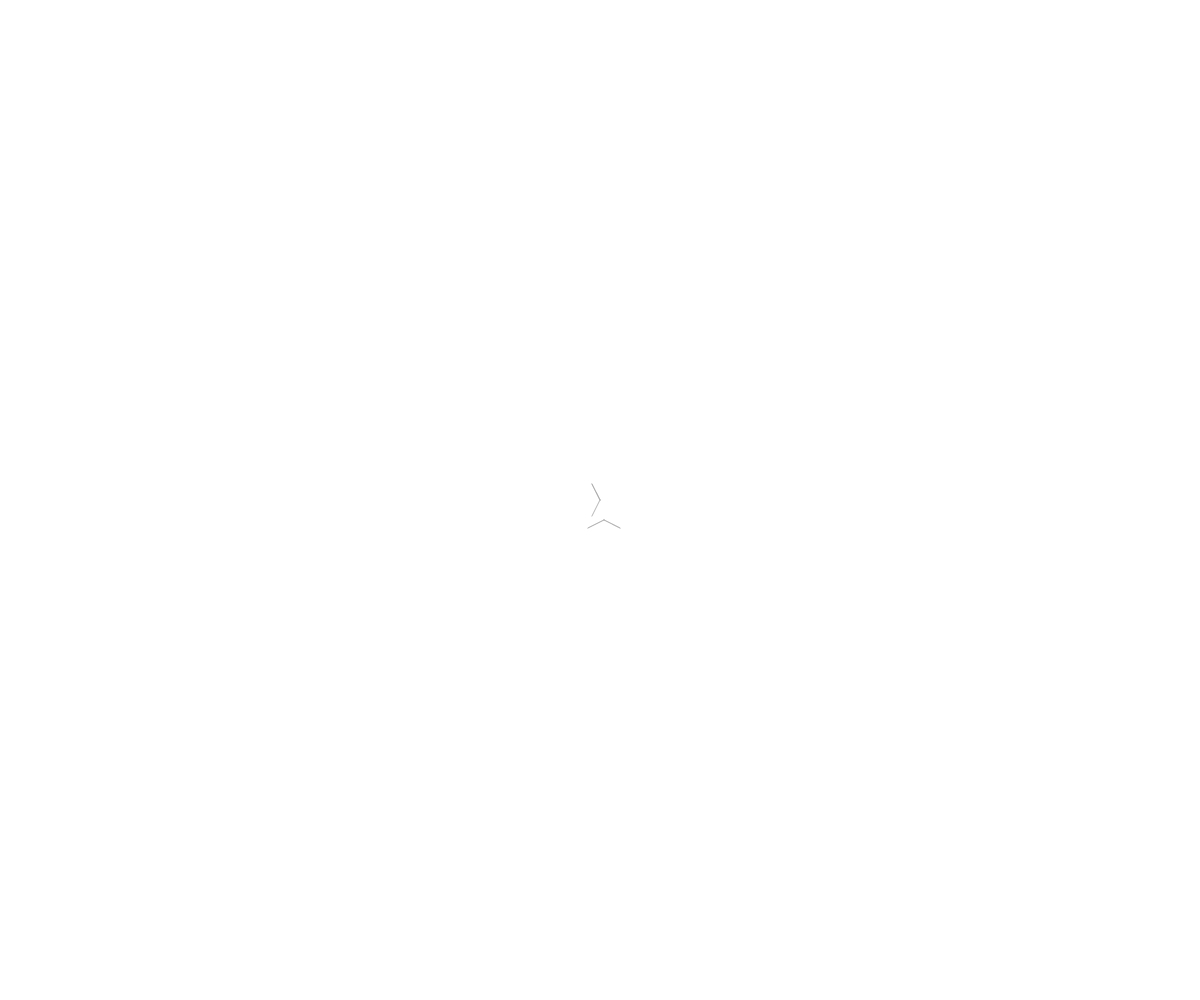
Frame 1 (no input)
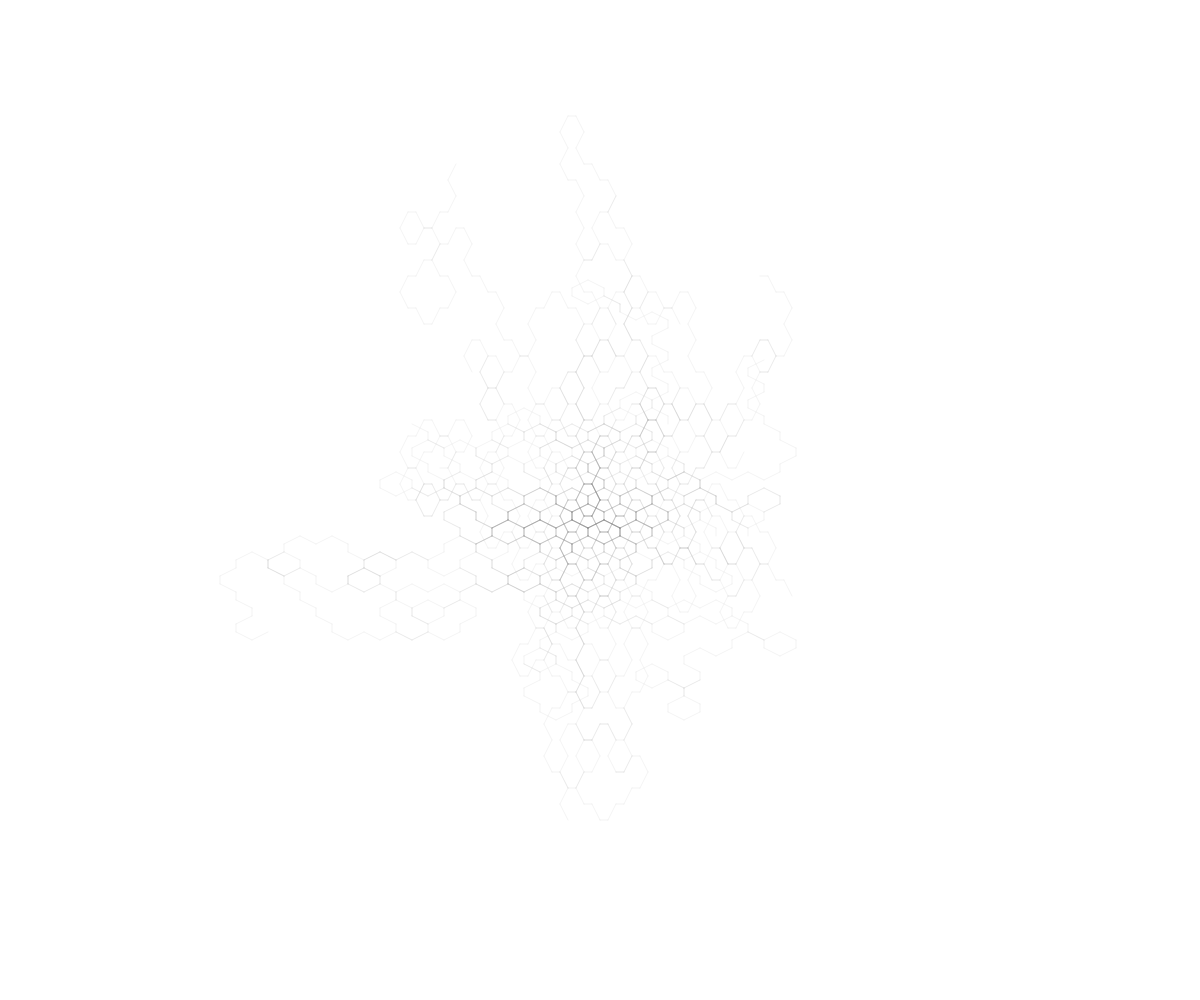
Frame 60 (no input)
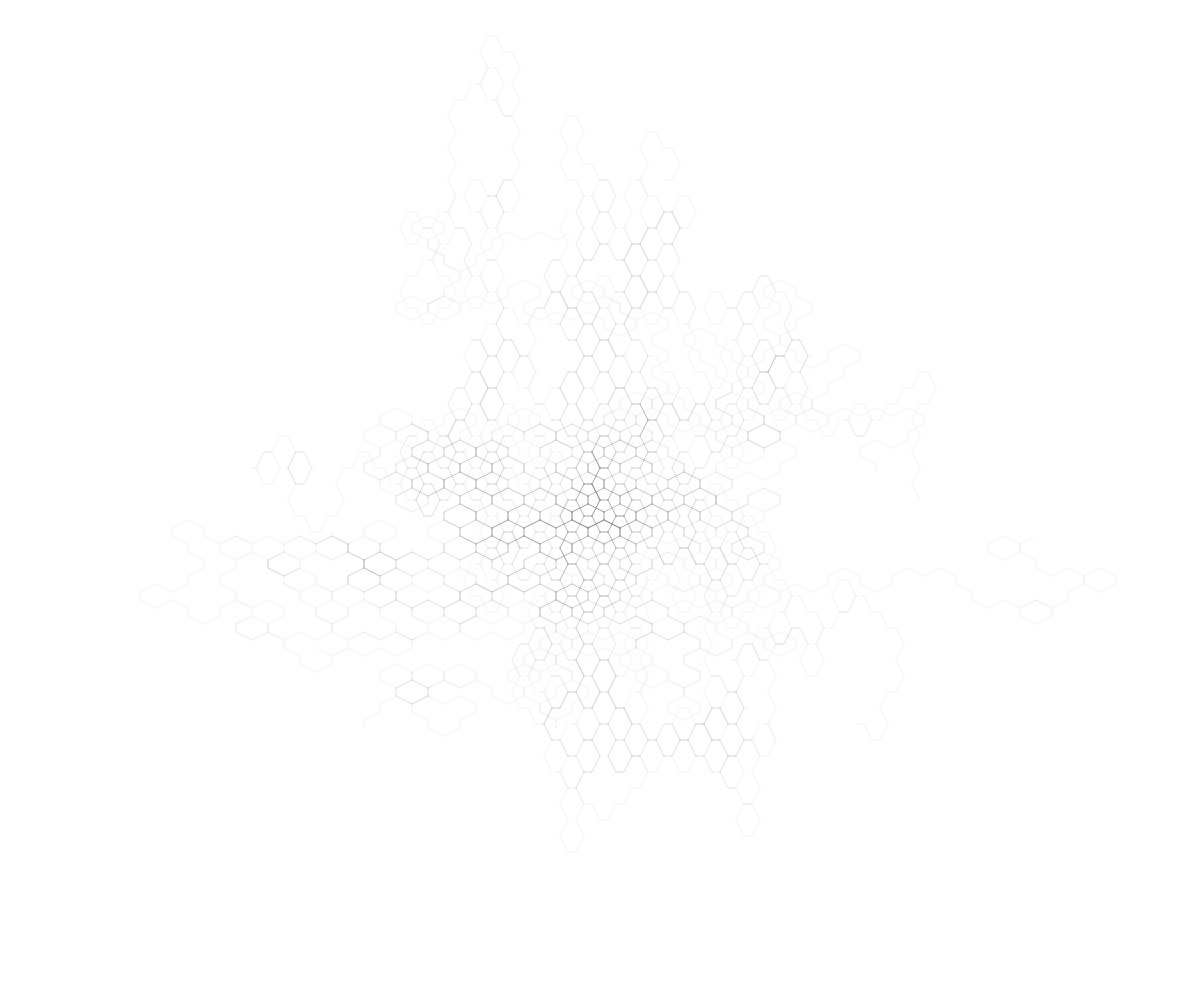
Frame 120 (the mouse pressed at the canvas centre since frame 60)

The p5.js sketch that drew these frames (run headless with seeded random() and noise() and a simulated clock; from frame 60 on, the mouse is pressed at the canvas centre):

// p5.js sketch
// ── sketch.js
var honeycomblist = [];
var honeycomblist2 = [];
var c = ('#ffffff')
var a = 8;
var n = 20;
var t = 20;
var strokec = 120;
var r, l, rt, lt, rb, lb, pond, index, honeycomb;
var u, d, rt2, lt2, rb2, lb2, pond2, index2, honeycomb2;



function setup() {

  createCanvas(windowWidth,windowHeight );
  background(c);

  // frameRate(10);

  multiple = round(random(40));

  r = createVector(a, 0, 0);
  l = createVector(-1 * a, 0, 0);
  rt = createVector(a, -2 * a, 0);
  lt = createVector(-1 * a, -2 * a, 0);
  rb = createVector(a, 2 * a, 0);
  lb = createVector(-1 * a, 2 * a, 0);

  u = createVector(0, -1 * a, 0);
  d = createVector(0, a, 0);
  rt2 = createVector(2 * a, -1 * a, 0);
  lt2 = createVector(-2 * a, -1 * a, 0);
  rb2 = createVector(2 * a, a, 0);
  lb2 = createVector(-2 * a, a, 0);

  index = round(random(6));

  pond = [r, l, rt, lt, rb, lb];

  index2 = round(random(6));
  pond2 = [u, d, rt2, lt2, rb2, lb2];

  for (var i = 0; i < t; i++) {
    honeycomb = {
        x: width / 2,
        y: height / 2,
        v0: pond[1],
        drawlines: function() {
          console.log("ORIGINAL" + this.v0);
          stroke(strokec,n);

          update1(this.v0);
          console.log("DRAWLINESVVVVVV::::::" + v);
          console.log("THISV" + this.v0);
          line(this.x, this.y, this.x + v.x, this.y + v.y);

          this.x += v.x;
          this.y += v.y;
          // fill(255,20);
          // ellipse(this.x, this.y, 2, 2);
          this.v0 = v;
        },
        // updatelines: function(){
        //   if (this.x >= width || this.x <= 0){
        //     this.x = width/2
        //   };
        //   if (this.y >= height || this.y <=0){
        //     this.y = height/2;
        //   }
        // }
      }
      //end of obj
    honeycomblist[i] = honeycomb;
  }
  //end of for


  for (var i = 0; i < t; i++) {
    honeycomb2 = {
        x: (width / 2) + a / 2,
        y: (height / 2) + 5 * a / 2,
        v2_: pond2[1],
        drawlines: function() {
          // console.log("ORIGINAL" + this.v0);
          stroke(strokec,n);

          update2(this.v2_);
          // console.log("DRAWLINESVVVVVV::::::" + v);
          // console.log("THISV" + this.v0);
          line(this.x, this.y, this.x + v2.x, this.y + v2.y);
          this.x += v2.x;
          this.y += v2.y;
          this.v2_ = v2;
          // fill(255,20);
          // ellipse(this.x, this.y, 2, 2);
        },
        //         updatelines: function(){
        //   if (this.x >= width || this.x <= 0){
        //     this.x = (width / 2) + a / 2
        //   };
        //   if (this.y >= height || this.y <=0){
        //     this.y = (height / 2) + 5 * a / 2
        //   }
        // }
      }
      //end of obj
    honeycomblist2[i] = honeycomb2;
  }
  //end of for

}

function draw() {


  for (var i = 0; i < honeycomblist.length; i++) {
    honeycomblist[i].drawlines();
    // honeycomblist[i].updatelines();
    honeycomblist2[i].drawlines();
    // honeycomblist2[i].updatelines();

  }
  
  // if (n >= 0 && n<=160){
  //   n -= 1;
  // }else if (n <= 0){
  //   n += 1;
  // }
}



function update1(v) {

  //right
  if (v.equals(r)) {
    console.log("right");
    if (random(1) >= 0.5) {
      v = createVector(a, 2 * a, 0);
      console.log("1")
    } else {
      v = createVector(a, -2 * a, 0);
      console.log("2")
    }
  }

  //left
  else if (v.equals(l)) {
    console.log("left")
    if (random(1) >= 0.5) {
      v = createVector(-1 * a, 2 * a, 0);
      console.log('1')
    } else {
      v = createVector(-1 * a, -2 * a, 0);
      console.log('2')
    }
  }

  //rightbottom
  else if (v.equals(rb)) {
    console.log("rightbottom")
    if (random(1) >= 0.5) {
      console.log("1")
      v = createVector(a, 0, 0);
    } else {
      console.log("2");
      v = createVector(-1 * a, 2 * a, 0);
    }
  }

  //leftbottom
  else if (v.equals(lb)) {
    console.log("leftbottom")
    if (random(1) >= 0.5) {
      console.log("1")
      v = createVector(-1 * a, 0, 0);
    } else {
      console.log('2')
      v = createVector(a, 2 * a, 0);
    }
  }

  //lefttop
  else if (v.equals(lt)) {
    console.log("lefttop")
    if (random(1) >= 0.5) {
      console.log("1")
      v = createVector(-1 * a, 0, 0);
    } else {
      console.log('2')
      v = createVector(a, -2 * a, 0);
    }
  }

  //righttop
  else if (v.equals(rt)) {
    console.log("righttp")
    if (random(1) >= 0.5) {
      console.log("1")
      v = createVector(a, 0, 0);
    } else {
      console.log("2")
      v = createVector(-1 * a, -2 * a, 0);
    }
  }

  console.log("v:::::" + v);
  this.v = v;
  console.log("this.v::::::" + this.v);

}

function update2(v2) {

  //up
  if (v2.equals(u)) {
    console.log("up");
    if (random(1) >= 0.5) {
      v2 = createVector(2 * a, -1 * a, 0);
      console.log("1")
    } else {
      v2 = createVector(-2 * a, -1 * a, 0);
      console.log("2")
    }
  }

  //down
  else if (v2.equals(d)) {
    console.log("down")
    if (random(1) >= 0.5) {
      v2 = createVector(-2 * a, 1 * a, 0);
      console.log('1')
    } else {
      v2 = createVector(2 * a, 1 * a, 0);
      console.log('2')
    }
  }

  //rightbottom2
  else if (v2.equals(rb2)) {
    console.log("rightbottom2")
    if (random(1) >= 0.5) {
      console.log("1")
      v2 = createVector(0, a, 0);
    } else {
      console.log("2");
      v2 = createVector(2 * a, -1 * a, 0);
    }
  }

  //leftbottom2
  else if (v2.equals(lb2)) {
    console.log("leftbottom2")
    if (random(1) >= 0.5) {
      console.log("1")
      v2 = createVector(0, 1 * a, 0);
    } else {
      console.log('2')
      v2 = createVector(-2 * a, -1 * a, 0);
    }
  }

  //lefttop2
  else if (v2.equals(lt2)) {
    console.log("lefttop2")
    if (random(1) >= 0.5) {
      console.log("1")
      v2 = createVector(0, -1 * a, 0);
    } else {
      console.log('2')
      v2 = createVector(-2 * a, 1 * a, 0);
    }
  }

  //righttop2
  else if (v2.equals(rt2)) {
    console.log("righttp2")
    if (random(1) >= 0.5) {
      console.log("1")
      v2 = createVector(0, -1 * a, 0);
    } else {
      console.log("2")
      v2 = createVector(2 * a, 1 * a, 0);
    }
  }

  console.log("v:::::" + v2);
  this.v2 = v2;
  console.log("this.v::::::" + this.v2);

}
